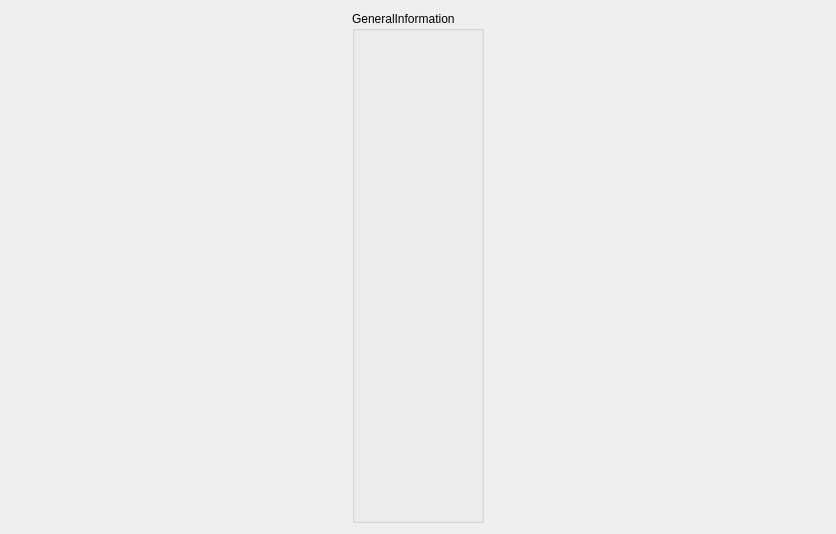
<?xml version="1.0" encoding="UTF-8"?>
<ui version="4.0">
 <class>LiveGameStatsWidget</class>
 <widget class="QWidget" name="LiveGameStatsWidget">
  <property name="geometry">
   <rect>
    <x>0</x>
    <y>0</y>
    <width>836</width>
    <height>534</height>
   </rect>
  </property>
  <property name="windowTitle">
   <string>Form</string>
  </property>
  <layout class="QVBoxLayout" name="verticalLayout">
   <item>
    <layout class="QVBoxLayout" name="verticalLayoutRound"/>
   </item>
   <item>
    <layout class="QHBoxLayout" name="horizontalLayout">
     <item>
      <layout class="QHBoxLayout" name="horizontalLayoutSplitter"/>
     </item>
     <item>
      <widget class="QGroupBox" name="groupBoxGeneralInformation">
       <property name="sizePolicy">
        <sizepolicy hsizetype="Fixed" vsizetype="Expanding">
         <horstretch>0</horstretch>
         <verstretch>0</verstretch>
        </sizepolicy>
       </property>
       <property name="title">
        <string>GeneralInformation</string>
       </property>
      </widget>
     </item>
    </layout>
   </item>
   <item>
    <layout class="QVBoxLayout" name="verticalLayoutGraph"/>
   </item>
  </layout>
 </widget>
 <resources/>
 <connections/>
</ui>
